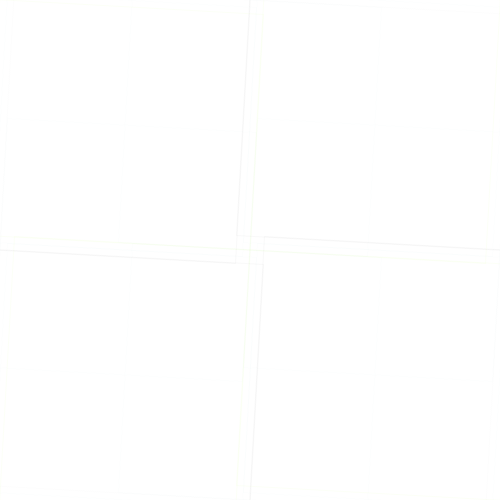
Frame 1 (no input)
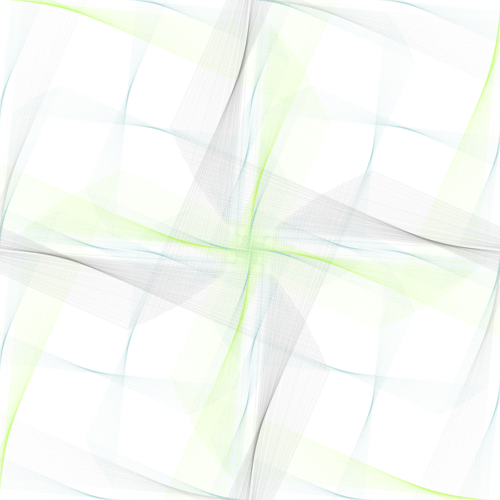
Frame 60 (the mouse pressed at the canvas centre just before this capture)
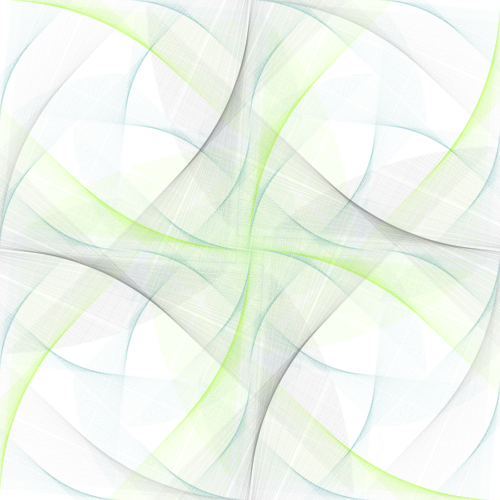
Frame 120 (the mouse held since frame 60 and released just before this capture)

The Processing sketch that drew these frames (run headless with seeded random() and noise(); from frame 60 on, the mouse is pressed at the canvas centre):

// Processing sketch: processing_141718
// ── processing_141718.pde

void setup()
{
  size(500, 500);
  background(255);
}

void draw()
{
  //background(255);
  translate(width/2, height/2);
  noFill();
  
  //KREIS IN DER MITTE // DREHENDES QUADRAT; Groß
  pushMatrix();
  rectMode(CENTER);
  rotate(millis()/3000.0);
  stroke(211, 211, 211, 10);
  rect(0, 0, 500, 500);
  popMatrix();
  resetMatrix();
  
  //KREIS; MITTE, OBEN
  pushMatrix();
  rectMode(CENTER);
  translate(width/2, 0);
  rotate(millis()/3000.0);
  stroke(173, 255, 47, 10);
  rect(0, 0, 500, 500);
  popMatrix();
  
    //KREIS; MITTE, UNTEN
  pushMatrix();
  rectMode(CENTER);
  translate(width/2, 500);
  rotate(millis()/3000.0);
  rect(0, 0, 500, 500);
  popMatrix();
  
     //KREIS; MITTE, LINKS
  pushMatrix();
  rectMode(CENTER);
  translate(0, height/2);
  rotate(millis()/3000.0);
  rect(0, 0, 500, 500);
  popMatrix();
  
     //KREIS; MITTE, RECHTS
  pushMatrix();
  rectMode(CENTER);
  translate(500, height/2);
  rotate(millis()/3000.0);
  rect(0, 0, 500, 500);
  popMatrix();
  
     //KREIS; OBEN, RECHTS
  pushMatrix();
  rectMode(CENTER);
  translate(500, 0);
  rotate(millis()/3000.0);
  stroke(90, 90, 90, 10);
  rect(0, 0, 500, 500);
  popMatrix();
  
    //KREIS; UNTEN, RECHTS
  pushMatrix();
  rectMode(CENTER);
  translate(500, 500);
  rotate(millis()/3000.0);
  rect(0, 0, 500, 500);
  popMatrix();
  
    //KREIS; UNTEN, LINKS
  pushMatrix();
  rectMode(CENTER);
  translate(0, 500);
  rotate(millis()/3000.0);
  rect(0, 0, 500, 500);
  popMatrix();
  
    //KREIS; OBEN, LINKS
  pushMatrix();
  rectMode(CENTER);
  translate(0, 0);
  rotate(millis()/3000.0);
  rect(0, 0, 500, 500);
  popMatrix();
  
    //KLEINER KREIS LINKS OBEN
  pushMatrix();
  rectMode(CENTER);
  translate(125, 125);
  rotate(millis()/3000.0);
  stroke(60, 179, 113, 2);
  rect(0, 0, 250, 250);
  popMatrix();
  
    //KLEINER KREIS RECHTS OBEN
  pushMatrix();
  rectMode(CENTER);
  translate(375, 125);
  rotate(millis()/3000.0);
  stroke(60, 179, 113, 2);
  rect(0, 0, 250, 250);
  popMatrix();
  
    //KLEINER KREIS LINKS UNTEN
  pushMatrix();
  rectMode(CENTER);
  translate(125, 375);
  rotate(millis()/3000.0);
  stroke(60, 179, 113, 2);
  rect(0, 0, 250, 250);
  popMatrix();
  
    //KLEINER KREIS RECHTS UNTEN
  pushMatrix();
  rectMode(CENTER);
  translate(375, 375);
  rotate(millis()/3000.0);
  stroke(60, 179, 113, 2);
  rect(0, 0, 250, 250);
  popMatrix();
  
    //KLEINER KREIS OBEN MITTE
  pushMatrix();
  rectMode(CENTER);
  translate(250, 125);
  rotate(millis()/3000.0);
  stroke(60, 179, 113, 2);
  rect(0, 0, 250, 250);
  popMatrix();
  
    //KLEINER KREIS LINKS MITTE
  pushMatrix();
  rectMode(CENTER);
  translate(125, 250);
  rotate(millis()/3000.0);
  stroke(60, 179, 113, 2);
  rect(0, 0, 250, 250);
  popMatrix();
  
    //KLEINER KREIS UNTEN MITTE
  pushMatrix();
  rectMode(CENTER);
  translate(250, 375);
  rotate(millis()/3000.0);
  stroke(60, 179, 113, 2);
  rect(0, 0, 250, 250);
  popMatrix();
  
    //KLEINER KREIS LINKS OBEN
  pushMatrix();
  rectMode(CENTER);
  translate(375, 250);
  rotate(millis()/3000.0);
  stroke(60, 179, 113, 2);
  rect(0, 0, 250, 250);
  popMatrix();
}
